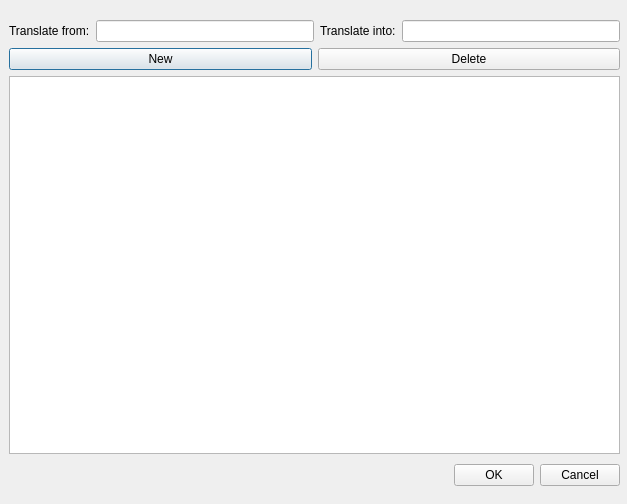
<?xml version="1.0" encoding="UTF-8"?>
<ui version="4.0">
 <class>GlossaryClass</class>
 <widget class="QDialog" name="GlossaryClass">
  <property name="geometry">
   <rect>
    <x>0</x>
    <y>0</y>
    <width>627</width>
    <height>504</height>
   </rect>
  </property>
  <property name="windowTitle">
   <string>Glossary</string>
  </property>
  <widget class="QWidget" name="">
   <property name="geometry">
    <rect>
     <x>9</x>
     <y>20</y>
     <width>611</width>
     <height>471</height>
    </rect>
   </property>
   <layout class="QVBoxLayout" name="verticalLayout">
    <item>
     <layout class="QHBoxLayout" name="horizontalLayout_2">
      <item>
       <widget class="QLabel" name="label">
        <property name="text">
         <string>Translate from:</string>
        </property>
       </widget>
      </item>
      <item>
       <widget class="QLineEdit" name="lineEdit"/>
      </item>
      <item>
       <widget class="QLabel" name="label_2">
        <property name="text">
         <string>Translate into:</string>
        </property>
       </widget>
      </item>
      <item>
       <widget class="QLineEdit" name="lineEdit_2"/>
      </item>
     </layout>
    </item>
    <item>
     <layout class="QHBoxLayout" name="horizontalLayout">
      <item>
       <widget class="QPushButton" name="pushButton">
        <property name="text">
         <string>New</string>
        </property>
       </widget>
      </item>
      <item>
       <widget class="QPushButton" name="pushButton_2">
        <property name="text">
         <string>Delete</string>
        </property>
       </widget>
      </item>
     </layout>
    </item>
    <item>
     <widget class="QTableView" name="tableView"/>
    </item>
    <item>
     <layout class="QHBoxLayout">
      <property name="spacing">
       <number>6</number>
      </property>
      <property name="leftMargin">
       <number>0</number>
      </property>
      <property name="topMargin">
       <number>0</number>
      </property>
      <property name="rightMargin">
       <number>0</number>
      </property>
      <property name="bottomMargin">
       <number>0</number>
      </property>
      <item>
       <spacer>
        <property name="orientation">
         <enum>Qt::Horizontal</enum>
        </property>
        <property name="sizeHint" stdset="0">
         <size>
          <width>131</width>
          <height>31</height>
         </size>
        </property>
       </spacer>
      </item>
      <item>
       <widget class="QPushButton" name="okButton">
        <property name="text">
         <string>OK</string>
        </property>
       </widget>
      </item>
      <item>
       <widget class="QPushButton" name="cancelButton">
        <property name="text">
         <string>Cancel</string>
        </property>
       </widget>
      </item>
     </layout>
    </item>
   </layout>
  </widget>
 </widget>
 <resources/>
 <connections>
  <connection>
   <sender>okButton</sender>
   <signal>clicked()</signal>
   <receiver>GlossaryClass</receiver>
   <slot>accept()</slot>
   <hints>
    <hint type="sourcelabel">
     <x>278</x>
     <y>253</y>
    </hint>
    <hint type="destinationlabel">
     <x>96</x>
     <y>254</y>
    </hint>
   </hints>
  </connection>
  <connection>
   <sender>cancelButton</sender>
   <signal>clicked()</signal>
   <receiver>GlossaryClass</receiver>
   <slot>reject()</slot>
   <hints>
    <hint type="sourcelabel">
     <x>369</x>
     <y>253</y>
    </hint>
    <hint type="destinationlabel">
     <x>179</x>
     <y>282</y>
    </hint>
   </hints>
  </connection>
 </connections>
</ui>
